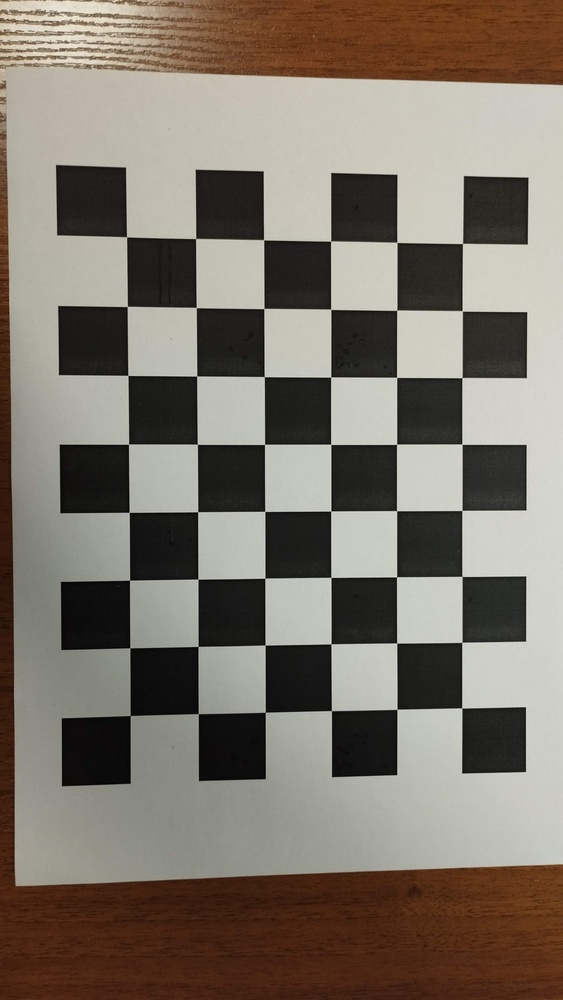
#> input picture camera_calibrate/4_nov/IMG_20251104_161957.jpg, 563 x 1000 px, shrunk from 2296 x 4080 before the run; its folder holds only this picture in this run
$ python cc.py
#> lines starting #> are read from the running program, lines starting #| are printed output that depends on the picture; after the words box and inside, x2 and y2 are one past the last pixel; in counts of white or black regions, pixels touching at a corner belong together; long printed decimals are rounded
import cv2
import numpy as np
import glob
import os

# === ПАРАМЕТРЫ КАЛИБРОВОЧНОЙ ДОСКИ ===
# Количество пересечений внутренних углов (не квадратов!)
CHESSBOARD_SIZE = (8, 6)  # 9x6 часто стандарт
SQUARE_SIZE = 25.0  # мм (укажи реальный размер клетки)

# === ПУТИ ===
images_dir = "camera_calibrate/4_nov"
pattern = os.path.join(images_dir, "*.jpg")

# === МАССИВЫ ДЛЯ ТОЧЕК ===
obj_points = []  # 3D точки в реальном пространстве
img_points = []  # 2D точки на изображении

# Подготовим объектные точки (0,0,0), (1,0,0), (2,0,0) ... масштабированные
objp = np.zeros((CHESSBOARD_SIZE[0]*CHESSBOARD_SIZE[1], 3), np.float32)
objp[:, :2] = np.mgrid[0:CHESSBOARD_SIZE[0], 0:CHESSBOARD_SIZE[1]].T.reshape(-1, 2)
objp *= SQUARE_SIZE

# === ОБРАБОТКА ИЗОБРАЖЕНИЙ ===
images = glob.glob(pattern)
print(f"Найдено {len(images)} изображений")

for fname in images:
    img = cv2.imread(fname)
#> img is the input picture: shape (1000, 563, 3); mean B, G, R 106.4, 116.5, 125.3
    gray = cv2.cvtColor(img, cv2.COLOR_BGR2GRAY)
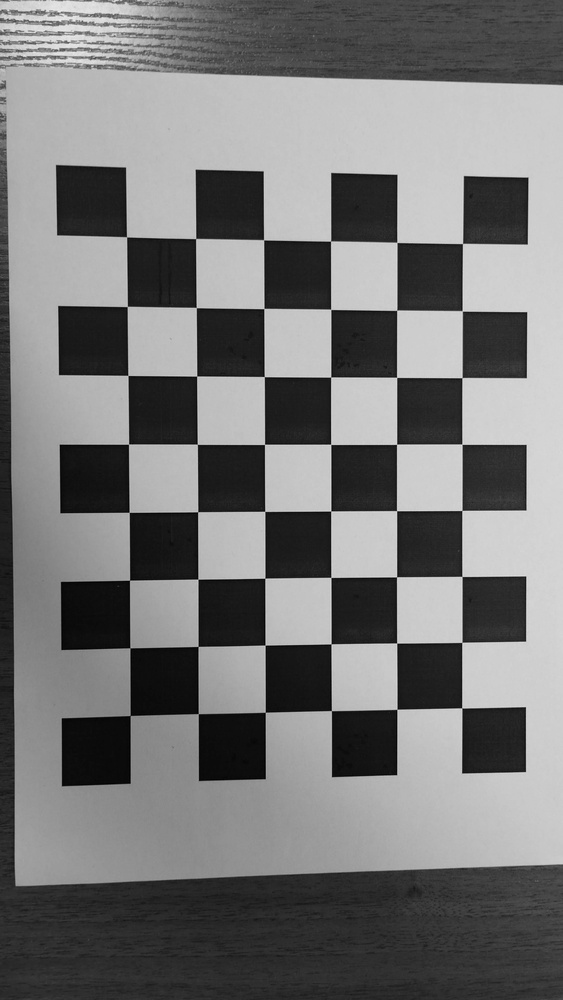
#> gray: shape (1000, 563); min 0, max 237, mean 118

    # Поиск углов
    ret, corners = cv2.findChessboardCorners(gray, CHESSBOARD_SIZE, None)
#> ret = True; corners = 48 rows, first 8: [462.5, 243.5], [462.2, 310.9], [461.9, 377.7], [461.9, 444.2], [461.9, 510.5], [462, 576.5], [461.8, 642.4], [461.7, 707.8]

    if ret:
        # Уточнение координат углов
        corners2 = cv2.cornerSubPix(
            gray, corners, (11, 11), (-1, -1),
            (cv2.TERM_CRITERIA_EPS + cv2.TERM_CRITERIA_MAX_ITER, 30, 0.001)
        )
#> corners2 = 48 rows, first 8: [462.5, 243.5], [462.3, 310.8], [462, 377.6], [462, 444.2], [461.9, 510.5], [461.9, 576.4], [461.9, 642.4], [461.8, 707.9]
        obj_points.append(objp)
        img_points.append(corners2)

        # Отрисовка найденных углов
        cv2.drawChessboardCorners(img, CHESSBOARD_SIZE, corners2, ret)
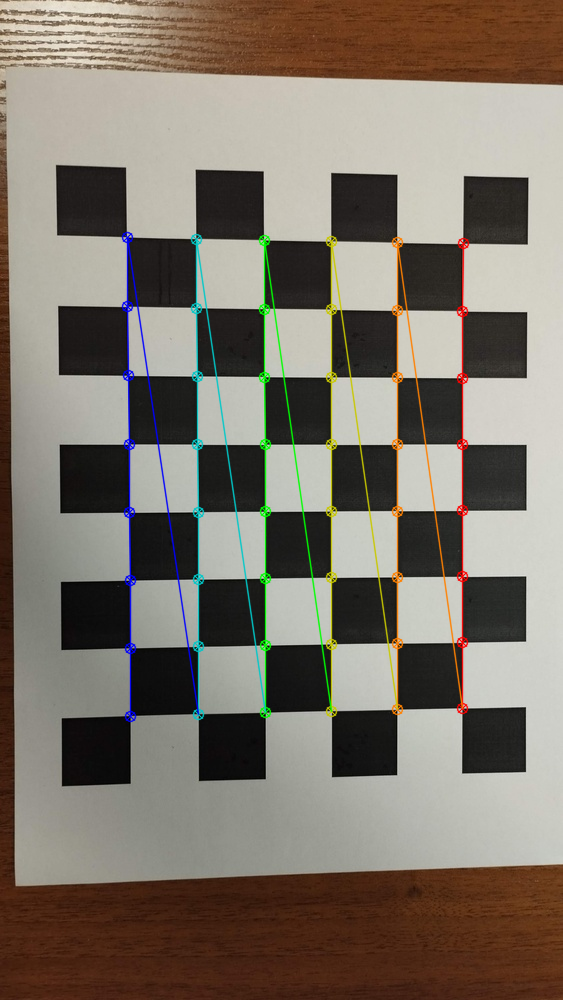
#> img: shape (1000, 563, 3); 3.45% of pixels changed, all inside (x1, y1, x2, y2) = (121, 231, 470, 723)
        cv2.imshow('Chessboard', img)
        cv2.waitKey(200)
    else:
        print(f"⚠️ Углы не найдены на {fname}")

cv2.destroyAllWindows()

# === КАЛИБРОВКА ===
print("\nВыполняется калибровка...")
ret, camera_matrix, dist_coeffs, rvecs, tvecs = cv2.calibrateCamera(
    obj_points, img_points, gray.shape[::-1], None, None
)
#> ret = 0.155; camera_matrix = [[701.7, 0, 282.5], [0, 705.3, 501.2], [0, 0, 1]]; dist_coeffs = [[0.157, -1.02, -0.000898, -0.00102, 2.44]]; rvecs = ([-0.0352, -0.0622, 1.57],); tvecs = ([67.85, -96.51, 266.8],)

print("\n=== РЕЗУЛЬТАТЫ ===")
print("RMS ошибка:", ret)
#| RMS ошибка: 0.1549
print("Матрица камеры:\n", camera_matrix)
#| Матрица камеры:
#|  [[701.736   0.         282.515]
#|  [  0.         705.269 501.227]
#|  [  0.           0.           1.        ]]
print("Коэффициенты дисторсии:\n", dist_coeffs.ravel())
#| Коэффициенты дисторсии:
#|  [ 1.56975400e-01 -1.02183754e+00 -8.98148322e-04 -1.01517764e-03
#|   2.43518831e+00]

# === СОХРАНЕНИЕ ===
np.savez("calibration_data.npz",
         camera_matrix=camera_matrix,
         dist_coeffs=dist_coeffs,
         rvecs=rvecs,
         tvecs=tvecs)

print("\n✅ Калибровка завершена. Результаты сохранены в calibration_data.npz")

$ run again, on camera_calibrate/4_nov/IMG_20251104_162027.jpg
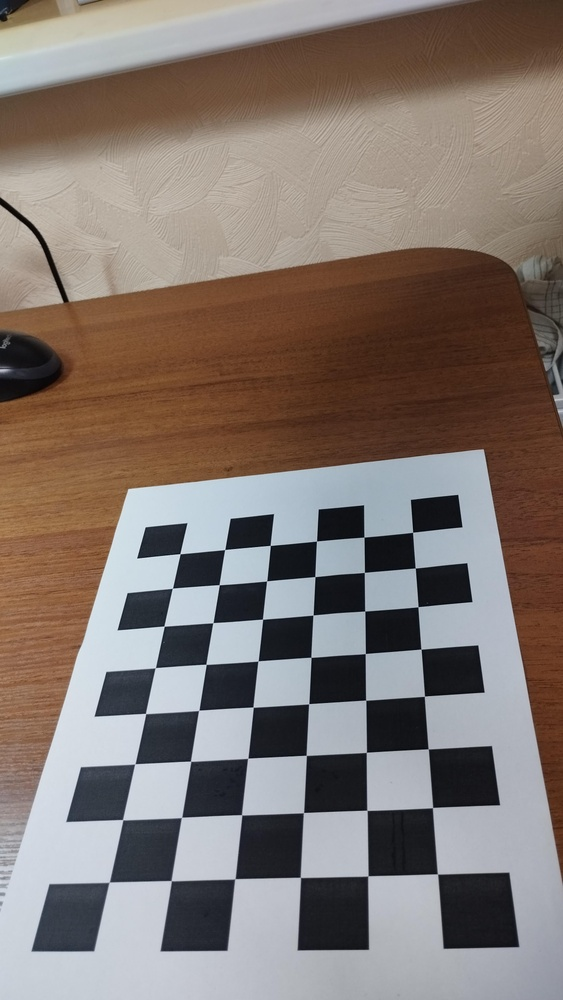
#> input picture camera_calibrate/4_nov/IMG_20251104_162027.jpg, 563 x 1000 px, shrunk from 2296 x 4080 before the run
#> img is the input picture: shape (1000, 563, 3); mean B, G, R 112.3, 118.2, 129.5
#> `gray = cv2.cvtColor(img, cv2.COLOR_BGR2GRAY)`:
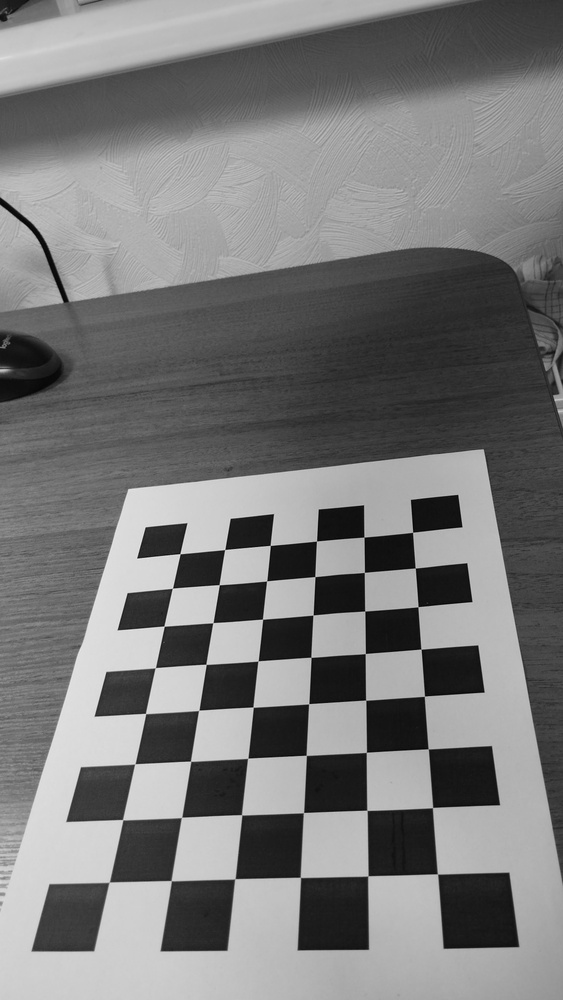
#> gray: shape (1000, 563); min 2, max 238, mean 121
#> `ret, corners = cv2.findChessboardCorners(gray, CHESSBOARD_SIZE, None)`: ret = True; corners = 48 rows, first 8: [412.7, 532.1], [415.1, 567.9], [418, 606.9], [421.1, 649.1], [424.4, 696.1], [428, 748.9], [432.6, 807.6], [437.4, 873.9]
#> corners2 = 48 rows, first 8: [412.6, 532.3], [415.2, 568], [418, 606.7], [421, 649.2], [424.4, 696.2], [428.2, 748.9], [432.5, 807.6], [437.5, 874]
#> `cv2.drawChessboardCorners(img, CHESSBOARD_SIZE, corners2, ret)`:
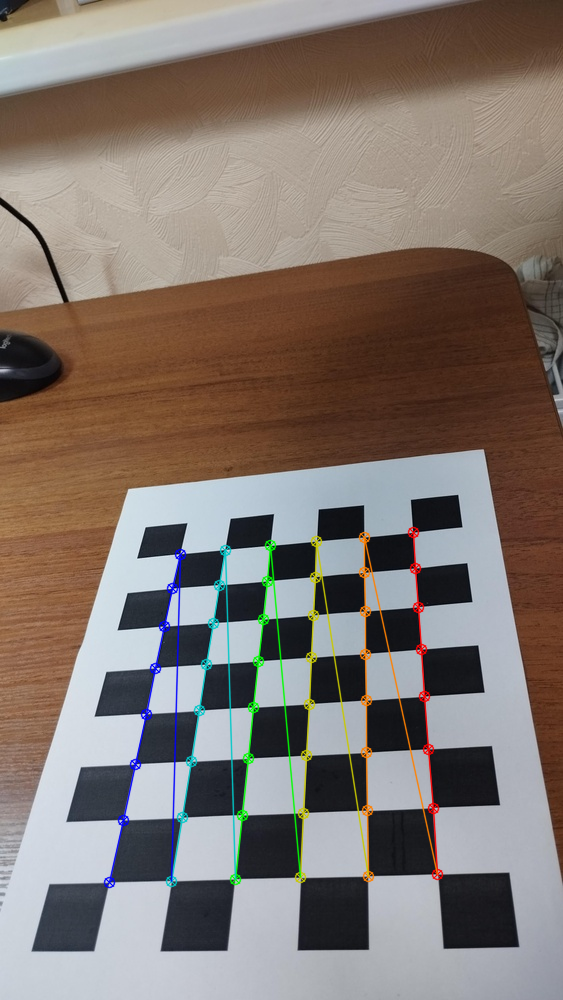
#> img: shape (1000, 563, 3); 2.65% of pixels changed, all inside (x1, y1, x2, y2) = (103, 526, 444, 889)
#> `ret, camera_matrix, dist_coeffs, rvecs, tvecs = cv2.calibrateCamera( o..`: ret = 0.233; camera_matrix = [[840.8, 0, 302.4], [0, 853.4, 484.6], [0, 0, 1]]; dist_coeffs = [[-0.0767, 0.413, -0.00297, 0.00703, -0.678]]; rvecs = ([-0.526, 0.816, 1.43],); tvecs = ([56.7, 24.18, 433.4],)
#| RMS ошибка: 0.2329
#| Матрица камеры:
#|  [[840.828   0.         302.413]
#|  [  0.         853.390 484.624]
#|  [  0.           0.           1.        ]]
#| Коэффициенты дисторсии:
#|  [-0.07667  0.4126  -0.002974  0.007034 -0.6783 ]

$ run again, on camera_calibrate/4_nov/IMG_20251104_162038.jpg
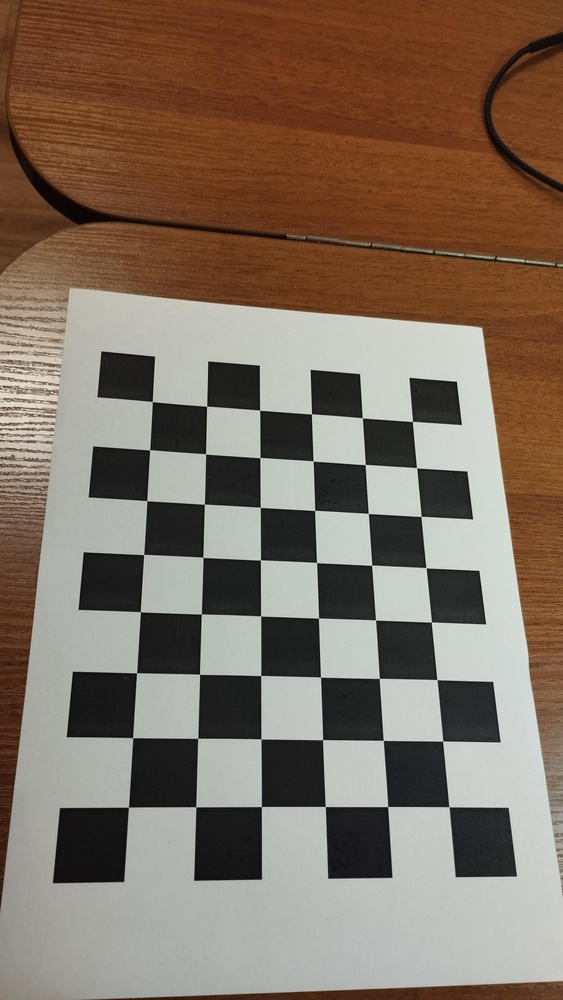
#> input picture camera_calibrate/4_nov/IMG_20251104_162038.jpg, 563 x 1000 px, shrunk from 2296 x 4080 before the run
#> img is the input picture: shape (1000, 563, 3); mean B, G, R 98.4, 112.3, 128.7
#> `gray = cv2.cvtColor(img, cv2.COLOR_BGR2GRAY)`:
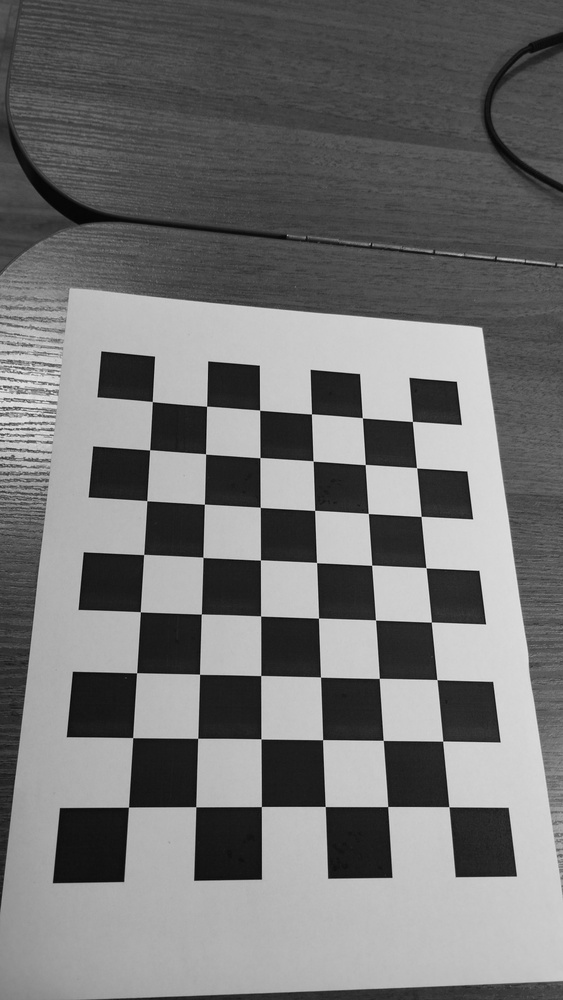
#> gray: shape (1000, 563); min 1, max 238, mean 115.6
#> `ret, corners = cv2.findChessboardCorners(gray, CHESSBOARD_SIZE, None)`: ret = True; corners = 48 rows, first 8: [412.4, 421.5], [416.6, 467.7], [421.1, 516.4], [426, 567.7], [431.3, 622.1], [436.9, 679.6], [442.6, 741.2], [448.9, 806.7]
#> corners2 = 48 rows, first 8: [412.4, 421.4], [416.6, 467.7], [421.1, 516.4], [426, 567.7], [431.4, 622.1], [436.9, 679.6], [442.7, 741.1], [448.9, 806.7]
#> `cv2.drawChessboardCorners(img, CHESSBOARD_SIZE, corners2, ret)`:
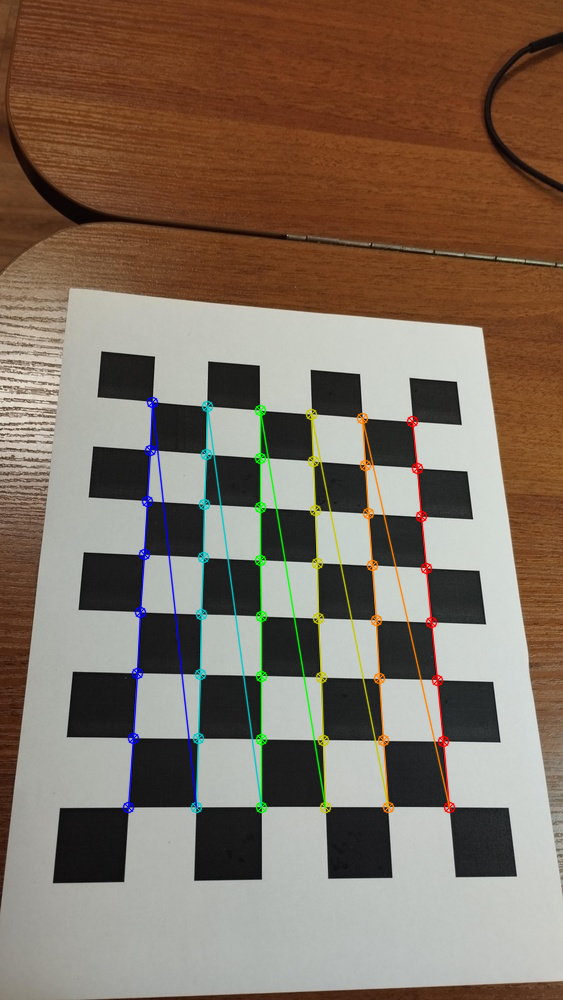
#> img: shape (1000, 563, 3); 3.01% of pixels changed, all inside (x1, y1, x2, y2) = (122, 396, 456, 814)
#> `ret, camera_matrix, dist_coeffs, rvecs, tvecs = cv2.calibrateCamera( o..`: ret = 0.139; camera_matrix = [[825.5, 0, 282], [0, 830.5, 490.6], [0, 0, 1]]; dist_coeffs = [[0.194, -1.34, -0.00958, 0.000446, 3.72]]; rvecs = ([-0.482, 0.213, 1.56],); tvecs = ([63.36, -33.34, 403.5],)
#| RMS ошибка: 0.1391
#| Матрица камеры:
#|  [[825.542   0.         281.987]
#|  [  0.         830.461 490.640]
#|  [  0.           0.           1.        ]]
#| Коэффициенты дисторсии:
#|  [ 1.94280611e-01 -1.33524615e+00 -9.58101324e-03  4.45886586e-04
#|   3.71623308e+00]

$ run again, on camera_calibrate/4_nov/IMG_20251104_162043.jpg
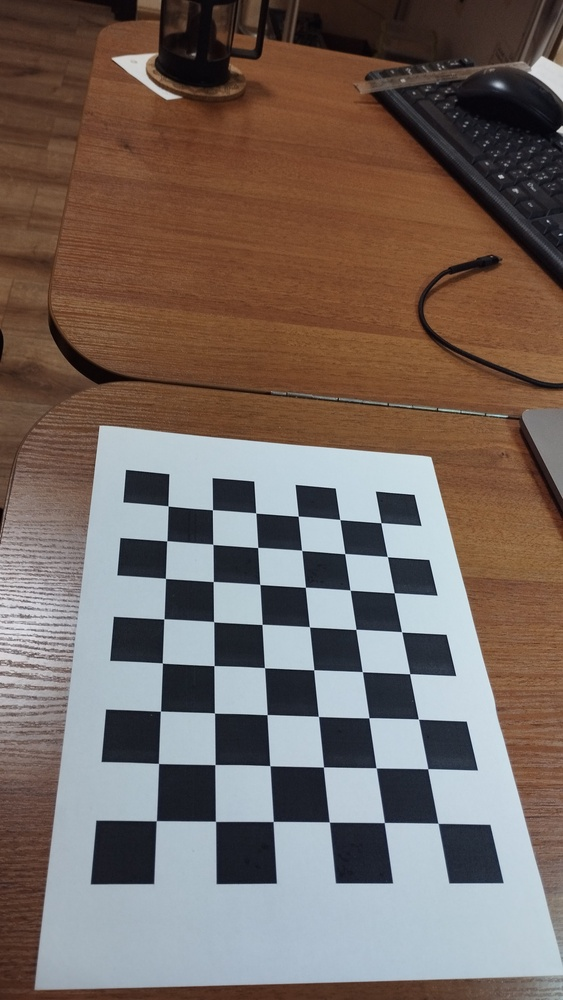
#> input picture camera_calibrate/4_nov/IMG_20251104_162043.jpg, 563 x 1000 px, shrunk from 2296 x 4080 before the run
#> img is the input picture: shape (1000, 563, 3); mean B, G, R 98.1, 104.6, 117.8
#> `gray = cv2.cvtColor(img, cv2.COLOR_BGR2GRAY)`:
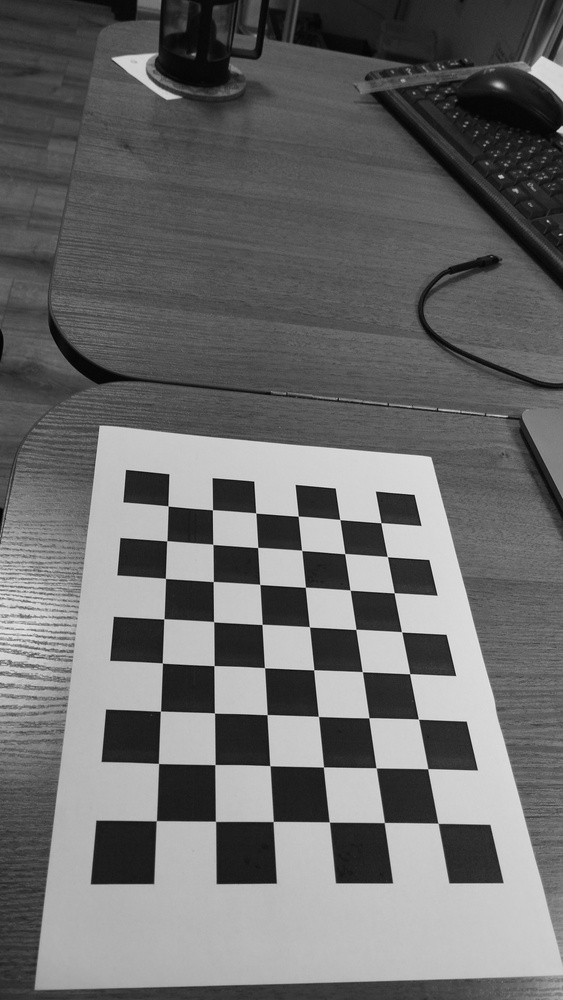
#> gray: shape (1000, 563); min 3, max 234, mean 107.8
#> `ret, corners = cv2.findChessboardCorners(gray, CHESSBOARD_SIZE, None)`: ret = True; corners = 48 rows, first 8: [156.3, 820.7], [158.5, 763.4], [160.5, 711.2], [162.4, 663], [163.9, 618.8], [165.5, 578.4], [166.7, 540.8], [168.1, 505.9]
#> corners2 = 48 rows, first 8: [156.3, 820.7], [158.5, 763.5], [160.4, 711.2], [162.3, 663], [163.9, 618.8], [165.4, 578.4], [166.7, 540.8], [168.1, 505.9]
#> `cv2.drawChessboardCorners(img, CHESSBOARD_SIZE, corners2, ret)`:
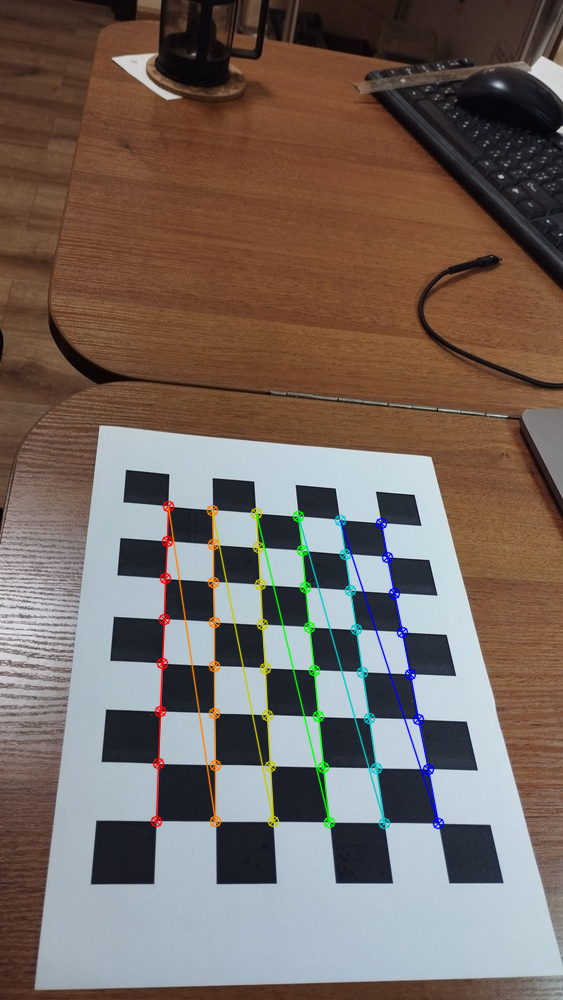
#> img: shape (1000, 563, 3); 2.49% of pixels changed, all inside (x1, y1, x2, y2) = (150, 500, 445, 830)
#> `ret, camera_matrix, dist_coeffs, rvecs, tvecs = cv2.calibrateCamera( o..`: ret = 0.154; camera_matrix = [[738.4, 0, 253.3], [0, 719.2, 524.3], [0, 0, 1]]; dist_coeffs = [[0.129, -0.781, -0.0128, -0.000351, 1.91]]; rvecs = ([-0.368, -0.66, -1.48],); tvecs = ([-40.6, 127.9, 308.3],)
#| RMS ошибка: 0.1535
#| Матрица камеры:
#|  [[738.374   0.         253.347]
#|  [  0.         719.163 524.304]
#|  [  0.           0.           1.        ]]
#| Коэффициенты дисторсии:
#|  [ 1.28915806e-01 -7.80812586e-01 -1.27914684e-02 -3.51435784e-04
#|   1.90947527e+00]
